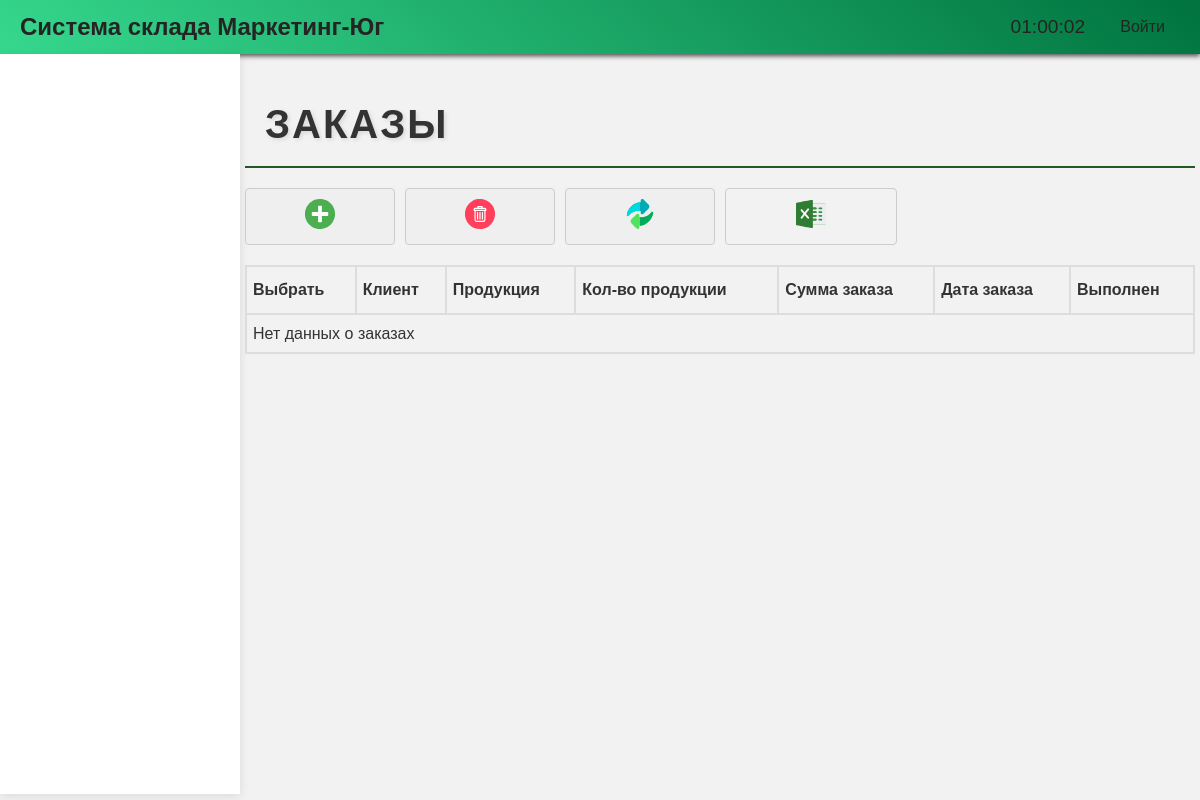
The app's page /orders/, older data.
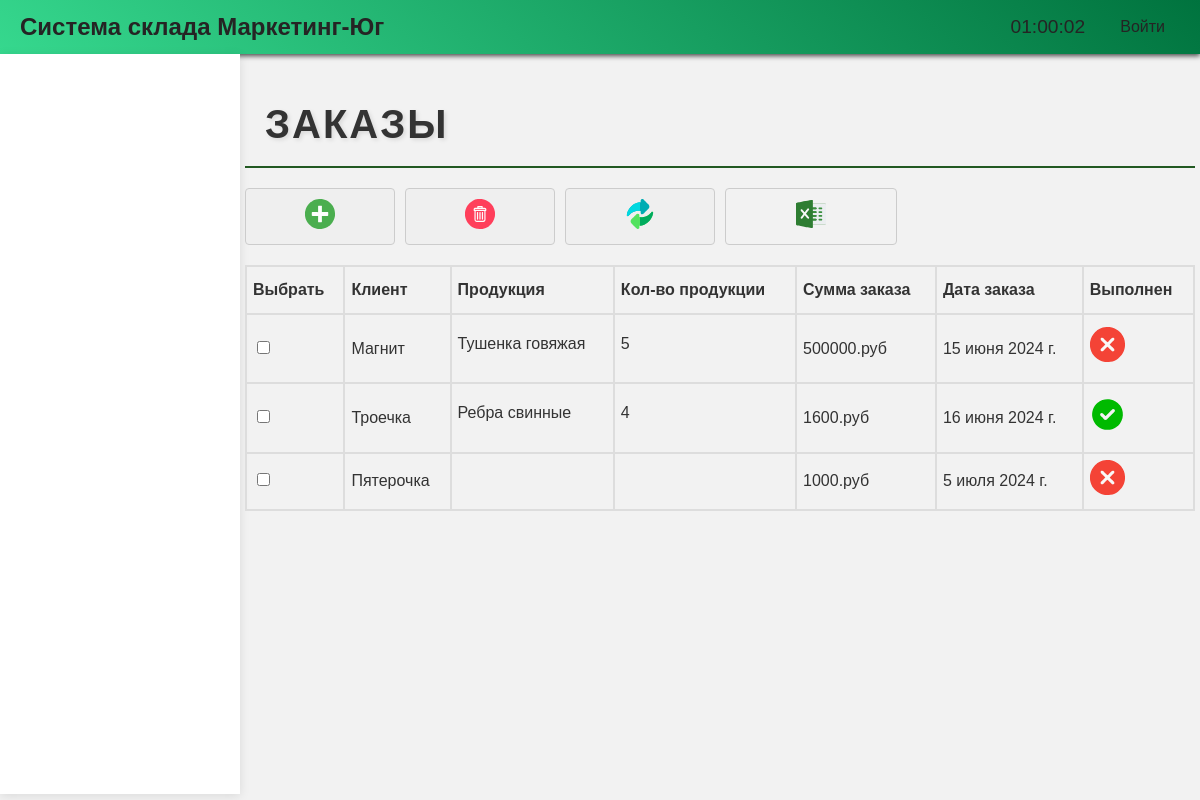
The same page, newer data.
### base/models.py (models this page shows, shortened)
class Order(models.Model):
    customer = models.CharField(max_length=100)
    products = models.ManyToManyField(OrderProduct, related_name='products')
    summary = models.IntegerField()
    date_ordered = models.DateField()
    completed = models.BooleanField(default=False)
    class Meta:
        verbose_name = 'Заказ'
        verbose_name_plural = 'Заказы'

class OrderProduct(models.Model):
    product = models.ForeignKey(Product, on_delete=models.CASCADE)
    quantity = models.IntegerField(default=0)
    class Meta:
        verbose_name = 'Продукт заказа'
        verbose_name_plural = 'Продукты заказов'

class Product(models.Model):
    name = models.CharField(max_length=100)
    product_type = models.ForeignKey('ProductType', on_delete=models.CASCADE)
    description = models.TextField(blank=True, null=True)
    price = models.DecimalField(max_digits=10, decimal_places=2)
    quantity = models.IntegerField(default=0)
    updated = models.DateTimeField(auto_now=True)
    created = models.DateTimeField(auto_now_add=True)
    class Meta:
        verbose_name = 'Продукция'
        verbose_name_plural = 'Продукции'

### base/views.py (the view)
# urls.py: path('orders/', views.orders, name='orders'),
@require_GET
def orders(request):
    orders = Order.objects.all()
    orders_products = OrderProduct.objects.all()
    products = Product.objects.all()
    product_types = ProductType.objects.all()
    products_data = list(products.values('id', 'name'))
    context = {
        'orders': orders,
        'orders_products': orders_products,
        'products': products_data,  # Передаем только данные о продуктах
        'product_types': product_types
    }
    return render(request, 'orders.html', context)

### base/templatetags/group_tags.py (called while the page is built)
@register.filter(name='has_group')
def has_group(user, group_name):
    return user.groups.filter(name=group_name).exists()

### templates/orders.html (shortened to what this page needs)
{% extends 'home.html' %}
{% load static %}
{% block content %}
<h2>Заказы</h2>
<div class="buttons">
    <button id="add-order-button" class="icon-button">
        <img src="{% static 'images/add.svg' %}" alt="Добавить заказ">
    </button>
   <button id="delete-order-button" class="icon-button" onclick="deleteSelectedOrders()">
    <img src="{% static 'images/delete.svg' %}" alt="Удалить заказ">
    </button>
    <button id="edit-order-button" class="icon-button" onclick="editSelectedOrder()">
        <img src="{% static 'images/change.svg' %}" alt="Изменить заказ">
    </button>
    <a href="{% url 'generate_invoice' %}" class="icon-button">
        <img src="{% static 'images/excel.svg' %}" alt="Сформировать накладную">
    </a>
</div>
<table class="order-table" id = order-table>
    <thead>
        <tr>
            <th>Выбрать</th>
            <th>Клиент</th>
            <th>Продукция</th>
            <th>Кол-во продукции</th>
            <th>Сумма заказа</th>
            <th>Дата заказа</th>
            <th>Выполнен</th>
        </tr>
    </thead>
    <tbody id="order-table-body">
        {% for order in orders %}
            <tr>
                <td><input type="checkbox" name="selected_order" value="{{ order.id }}"></td>
                <td>{{ order.customer }}</td>
                <td class="text2">
                    {% for order_product in order.products.all %}
                        <p>{{ order_product.product.name }}</p>
                    {% endfor %}
                </td>
                <td class="text2">
                    {% for order_product in order.products.all %}
                        <p class="text2">{{ order_product.quantity }}</p>
                    {% endfor %}
                </td>
                <td>{{ order.summary }}.руб</td>
                <td>{{ order.date_ordered }}</td>
                {% if order.completed %}
                    <td><img src="{% static 'images/check.svg' %}" alt="Completed"></td>
                {% else %}
                    <td><img src="{% static 'images/cross.svg' %}" alt="Not Completed"></td>
                {% endif %}
            </tr>
        {% empty %}
            <tr>
                <td colspan="7">Нет данных о заказах</td>
            </tr>
        {% endfor %}
    </tbody>
</table>
{% endblock %}

Row changes from the older to the newer data that the page shows:
added Order: customer "Магнит", summary "500000", date_ordered "15 июня 2024 г.", completed False (drawn)
added OrderProduct: product.name "Тушенка говяжая", quantity "5"
added Order: customer "Троечка", summary "1600", date_ordered "16 июня 2024 г.", completed True (drawn)
added OrderProduct: product.name "Ребра свинные", quantity "4"
added Order: customer "Пятерочка", summary "1000", date_ordered "5 июля 2024 г.", completed False (drawn)
Text that changed along with them:
text no longer shown: "Нет данных о заказах"
